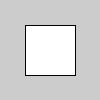
Frame 1 (no input)
Frame 60 (the mouse pressed at the canvas centre just before this capture): identical to frame 1, image omitted
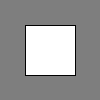
Frame 120 (the mouse held since frame 60 and released just before this capture)

The Processing sketch that drew these frames (run headless with seeded random() and noise(); from frame 60 on, the mouse is pressed at the canvas centre):

// Processing sketch: multi_pde
// ── multi_pde.pde
/// Events example.
/// Author: Wojciech Borkowski wborkowski_uw_edu_pl
/// base on Processing examples
/// ORIGINAL FILE: "EVENTS.pde"
// @date 2024-09-30 (last change)
//*///////////////////////////////////////////////////
// * Click on the window to give it focus,
// * Or press the 'B' key.
// * Also click one of mouse buttons
// Both setup() and draw() are implemented, as well set of events handler.
//

void setup() {
  size(100,100);
  frameRate(100); // Apart this fraquency,
                  // events are get only 10 times per second! (?)
}

int test()
{
  int blue=1;     //It hides library symbol! But dont panic, this is a test only.
  return color(255,255,255);// 'Suspicious' warning here is also for test only.
}

void draw() {
  if (keyPressed) {
    if (key == 'b' || key == 'B') {
      fill(0);    
      println("keyPressed && 'B' detected in draw function - fill(BLACK)");
    }
    else
    if (key == ' ') {
      fill(255,0,0);    
      println("keyPressed && ' ' detected in draw function - fill(RED)");
    }
    else 
    {
      fill(255);
      println("keyPressed &&","'"+key+"'","detected in draw function - fill(RED)");
    }
    //keyPressed=false;//NOW IS PROCESSED.
  } 
  else fill(255);    //println("keyPressed not detected in draw function - fill(WHITE)");

  
  if (mousePressed && (mouseButton == LEFT)) {
    background(0); println("mousePressed && LEFT detected in draw function");
  } else if (mousePressed && (mouseButton == RIGHT)) {
    background(255);  println("mousePressed && RIGHT detected in draw function");
  } else if (mousePressed && (mouseButton == 3)) {
    background(255,0,0); println("mousePressed && MIDLE detected in draw function");
  } else if (mousePressed) {
    background(126); println("mousePressed &&",mouseButton,"detected in draw function");
  }

  if(mousePressed){
      println("mousePressed detected in draw function");
      //mousePressed=false;//NOW IS PROCESSED.
  }
  
  rect(25, 25, 50, 50);
}

void keyPressed() {
    println("keyPressed\t", 
    "'"+key+"'", keyCode,keyPressed);
}

// Method signature 2
//void keyPressed(KeyEvent event) { ///not implemented in P2C++
//  println("keyPressed EVENT " + event);
//}

void keyReleased() {
    println("keyReleased\t", 
    "'"+key+"'",int(key),keyCode,keyPressed); 
}

// Method signature 2
//void keyReleased(KeyEvent event) { ///not implemented in P2C++
//  println("keyReleased EVENT " + event);
//}

void mouseClicked() {
    println("mouseClicked\t",
    mouseX,mouseY,pmouseX,pmouseY,mousePressed,mouseButton);
}

// Method signature 2
//void mouseClicked(MouseEvent event) { ///not implemented in P2C++
//  println("mouseClicked EVENT " + event);
//}

void mousePressed() {
    println("mousePressed\t",
    mouseX,mouseY,pmouseX,pmouseY,mousePressed,mouseButton);
}

// Method signature 2
//void mousePressed(MouseEvent event) { ///not implemented in P2C++
//  println("mousePressed EVENT " + event);
//}

void mouseReleased() {
    println("mouseReleased\t",
    mouseX,mouseY,pmouseX,pmouseY,mousePressed,mouseButton);
}

// Method signature 2
//void mouseReleased(MouseEvent event) {
//  println("mouseReleased EVENT " + event);
//}

//void mouseMoved() {  ///not implemented in P2C++
//    println("mouseMoved\t",
//    mouseX,mouseY,pmouseX,pmouseY,mousePressed,mouseButton);
//}

//void mouseDragged() {  ///not implemented in P2C++
//    println("mouseDragged\t",
//    mouseX,mouseY,pmouseX,pmouseY,mousePressed,mouseButton);
//}

//void mouseWheel(MouseEvent event) { ///not implemented in P2C++
//  float e = event.getCount();
//  println("mouseWheel",e);
//}
// multi_pde.pde
String PROJECT_NAME="EVENTS";
